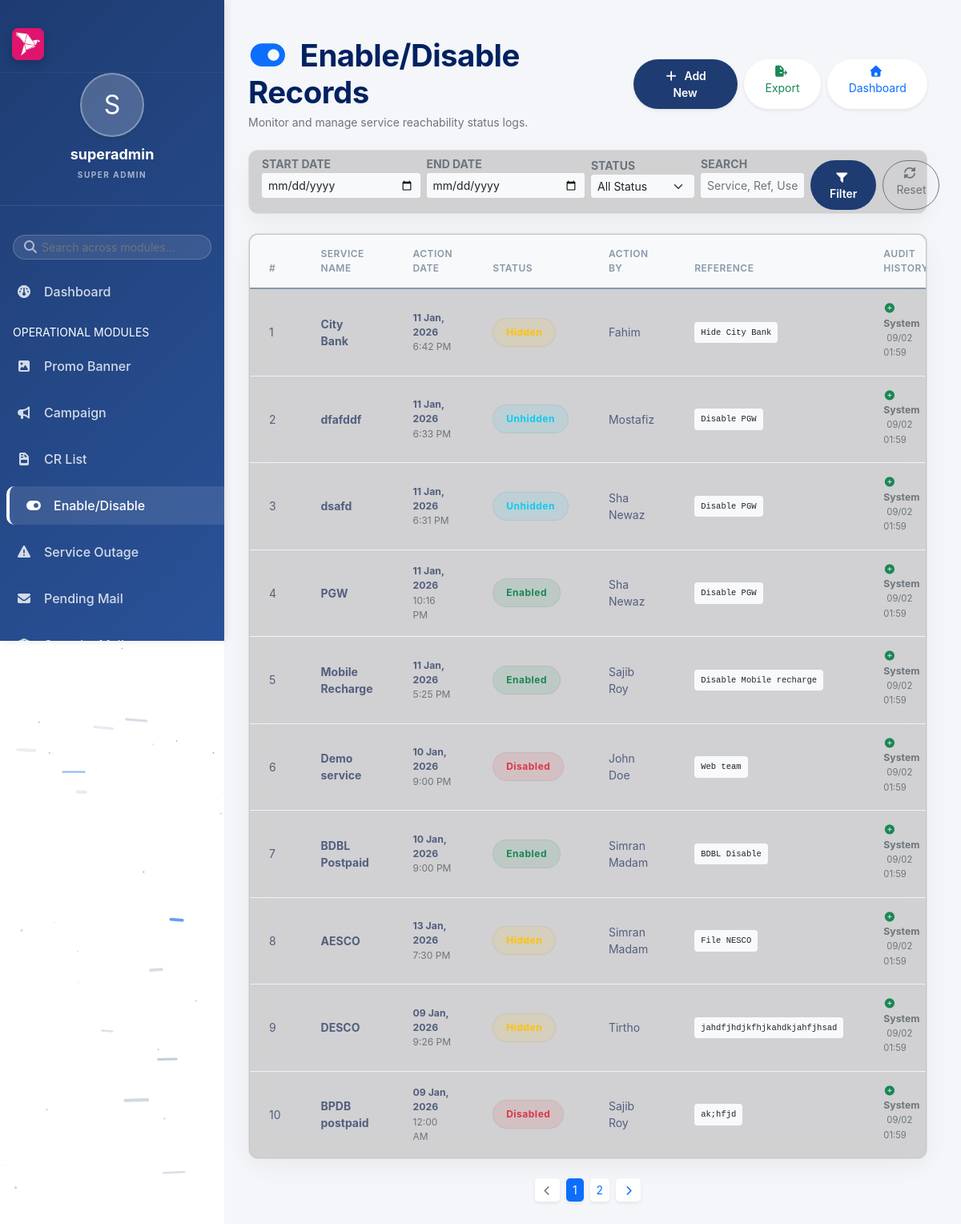
The app's page /main/modules/ed/view.php (signed in) with its own data.
### tables this page shows
CREATE TABLE `enable_disable` (
  `serial_no` int(11) NOT NULL,
  `service_name` varchar(80) NOT NULL,
  `action_date` datetime NOT NULL,
  `action_taken` tinyint(50) NOT NULL,
  `action_taken_by` varchar(50) NOT NULL,
  `reference` varchar(256) NOT NULL,
  `edited_by` varchar(50) DEFAULT NULL,
  `edited_at` timestamp NULL DEFAULT NULL,
  `created_by` varchar(50) DEFAULT NULL,
  `created_at` timestamp NOT NULL DEFAULT current_timestamp()
);

### includes/functions.php (called while the page is built, shortened)
<?php
function e($text) {
    return htmlspecialchars($text, ENT_QUOTES, 'UTF-8');
}
function canEditGlobal() {
    return $_SESSION['role'] !== 'l2';
}

### main/modules/ed/view.php (the view, shortened to what this page needs)
<?php
require_once __DIR__ . '/../../../config/app.php'; include_once INCLUDES_PATH . '/auth_check.php';
$limit = 10;
$page = isset($_GET['page']) && is_numeric($_GET['page']) ? (int)$_GET['page'] : 1;
$offset = ($page - 1) * $limit;
$where = " WHERE 1=1";
$count_sql = "SELECT COUNT(*) as total FROM enable_disable" . $where;
$stmt_count = mysqli_prepare($conn, $count_sql);
mysqli_stmt_execute($stmt_count);
$total_records = mysqli_stmt_get_result($stmt_count)->fetch_assoc()['total'];
$total_pages = ceil($total_records / $limit);
$sql = "SELECT * FROM enable_disable " . $where . " ORDER BY serial_no DESC LIMIT $limit OFFSET $offset";
$stmt = mysqli_prepare($conn, $sql);
mysqli_stmt_execute($stmt);
$result = mysqli_stmt_get_result($stmt);
?>
<!DOCTYPE html>
<html lang="en">
<head>
    <link href="https://cdn.jsdelivr.net/npm/bootstrap@5.0.2/dist/css/bootstrap.min.css" rel="stylesheet">
    <link rel="stylesheet" href="https://cdnjs.cloudflare.com/ajax/libs/font-awesome/7.0.1/css/all.min.css">
    <link rel="stylesheet" href="<?= ASSETS_URL ?>/css/style.css">
</head>
<body>
    <div class="dashboard-container">
        <?php include INCLUDES_PATH . '/sidebar.php'; ?>
        <div class="main-content">
            <div class="container-fluid ps-0 mt-3">
                <div class="d-flex justify-content-between align-items-center mb-4">
                    <div>
                        <h1 class="view-header fw-bold mb-1"><i class="fa-solid fa-toggle-on text-primary me-2"></i> Enable/Disable Records</h1>
                        <p class="text-muted small mb-0">Monitor and manage service reachability status logs.</p>
                    </div>
                    <div class="d-flex gap-2">
                        <?php if (canEditGlobal()): ?>
                        <button class="btn btn-primary btn-sm rounded-pill shadow-sm px-4" data-bs-toggle="modal" data-bs-target="#staticBackdrop_ed">
                            <i class="fa-solid fa-plus me-1"></i> Add New
                        </button>
                        <?php endif; ?>
                        <a href="<?= BASE_URL ?>/modules/export/export.php?module=enable_disable&<?php echo http_build_query($_GET); ?>" class="btn btn-outline-success btn-sm rounded-pill shadow-sm px-3 bg-white border-0 btn-export-view"><i class="fa-solid fa-file-export me-1"></i> Export</a>
                        <a href="<?= BASE_URL ?>/index.php" class="btn btn-outline-primary btn-sm rounded-pill shadow-sm px-3 border-0 bg-white btn-dashboard-view"><i class="fa-solid fa-house me-1"></i> Dashboard</a>
                    </div>
                </div>
                <div class="glass-card mb-4 p-3 py-1">
                    <form method="GET" class="row g-2 align-items-end">
                        <div class="col-md-3">
                            <label class="small text-muted fw-bold">START DATE</label>
                            <input type="date" name="start_date" class="form-control form-control-sm border-0 bg-light" value="<?php echo e($_GET['start_date'] ?? ''); ?>">
                        </div>
                        <div class="col-md-3">
                            <label class="small text-muted fw-bold">END DATE</label>
                            <input type="date" name="end_date" class="form-control form-control-sm border-0 bg-light" value="<?php echo e($_GET['end_date'] ?? ''); ?>">
                        </div>
                        <div class="col-md-2">
                            <label class="small text-muted fw-bold">STATUS</label>
                            <select name="status_filter" class="form-select form-select-sm border-0 bg-light">
                                <option value="">All Status</option>
                            </select>
                        </div>
                        <div class="col-md-2">
                            <label class="small text-muted fw-bold">SEARCH</label>
                            <input type="text" name="search" class="form-control form-control-sm border-0 bg-light" placeholder="Service, Ref, User..." value="<?php echo e($_GET['search'] ?? ''); ?>">
                        </div>
                        <div class="col-md-2 d-flex gap-2">
                            <button type="submit" class="btn btn-primary btn-sm rounded-pill px-4 flex-grow-1"><i class="fa-solid fa-filter me-1"></i> Filter</button>
                            <a href="view_ed.php" class="btn btn-outline-secondary btn-sm rounded-pill px-3"><i class="fa-solid fa-rotate me-1"></i> Reset</a>
                        </div>
                    </form>
                </div>
                <?php if (mysqli_num_rows($result) > 0) { ?>
                <div class="glass-card mb-4">
                    <div class="table-responsive">
                        <table class="table table-hover align-middle mb-0 dashboard-table">
                            <thead class="bg-light bg-opacity-50">
                                <tr>
                                    <th class="ps-4">#</th>
                                    <th>Service Name</th>
                                    <th>Action Date</th>
                                    <th>Status</th>
                                    <th>Action By</th>
                                    <th>Reference</th>
                                    <th>Audit History</th>
                                </tr>
                            </thead>
                            <tbody>
                                <?php
                                $count = $offset + 1;
                                while ($row = mysqli_fetch_assoc($result)) {
                                    $action_val = (string)($row["action_taken"] ?? "");
                                    $action_badge = '<span class="status-badge bg-secondary bg-opacity-10 text-secondary fw-bold p-2 px-3 rounded-pill">' . e($action_val ?: "N/A") . '</span>';
                                    if ($action_val === "0") {
                                        $action_badge = '<span class="status-badge bg-success bg-opacity-10 text-success fw-bold p-2 px-3 rounded-pill">Enabled</span>';
                                    } else if ($action_val === "1") {
                                        $action_badge = '<span class="status-badge bg-danger bg-opacity-10 text-danger fw-bold p-2 px-3 rounded-pill">Disabled</span>';
                                    } else if ($action_val === "2") {
                                        $action_badge = '<span class="status-badge bg-warning bg-opacity-10 text-warning fw-bold p-2 px-3 rounded-pill">Hidden</span>';
                                    } else if ($action_val === "3") {
                                        $action_badge = '<span class="status-badge bg-info bg-opacity-10 text-info fw-bold p-2 px-3 rounded-pill">Unhidden</span>';
                                    }
                                    echo "<tr>
                                            <td class='ps-4'>" . $count++ . "</td>
                                            <td class='fw-bold'>" . e($row["service_name"] ?? "N/A") . "</td>
                                            <td>
                                                <div class='small fw-bold'>" . date('d M, Y', strtotime($row['action_date'])) . "</div>
                                                <div class='text-muted' style='font-size: 0.75rem;'>" . date('g:i A', strtotime($row['action_date'])) . "</div>
                                            </td>
                                            <td>" . $action_badge . "</td>
                                            <td>" . e($row["action_taken_by"] ?? "N/A") . "</td>
                                            <td><span class='badge bg-light text-dark font-monospace fw-normal p-2'>" . e($row["reference"] ?? "None") . "</span></td>
                                            <td>
                                                <div class='audit-stack'>
                                                    <div class='small text-muted mb-1' title='Created'>
                                                        <i class='fa-solid fa-circle-plus text-success me-1 scale-80'></i> <b>" . (!empty($row['created_by']) ? e($row['created_by']) : 'System') . "</b>
                                                        <span class='ms-1 opacity-75' style='font-size: 0.7rem;'>" . (!empty($row['created_at']) ? date('d/m H:i', strtotime($row['created_at'])) : '-') . "</span>
                                                    </div>";
                                    echo "</div></td>";
                                    echo "</tr>";
                                }
                                ?>
                            </tbody>
                        </table>
                    </div>
                </div>
            <?php } ?>
            <?php
            if ($total_pages > 1) {
                $params = $_GET;
                unset($params['page']);
                $query_string = !empty($params) ? '&' . http_build_query($params) : '';
                echo '<nav aria-label="Page navigation" class="mt-4 pb-5">
                        <ul class="pagination pagination-sm justify-content-center">';
                $prev_disabled = ($page <= 1) ? 'disabled' : '';
                $prev_url = ($page <= 1) ? '#' : '?page=' . ($page - 1) . $query_string;
                echo '<li class="page-item ' . $prev_disabled . '">
                        <a class="page-link border-0 shadow-sm mx-1 rounded-3" href="' . $prev_url . '"><i class="fa-solid fa-chevron-left small"></i></a>
                      </li>';
                $start_page = max(1, $page - 2);
                $end_page = min($total_pages, $page + 2);
                for ($i = $start_page; $i <= $end_page; $i++) {
                    $active = ($page == $i) ? 'active' : '';
                    echo '<li class="page-item ' . $active . '">
                            <a class="page-link border-0 shadow-sm mx-1 rounded-3 ' . ($active ? 'bg-primary text-white' : '') . '" href="?page=' . $i . $query_string . '">' . $i . '</a>
                          </li>';
                }
                $next_disabled = ($page >= $total_pages) ? 'disabled' : '';
                $next_url = ($page >= $total_pages) ? '#' : '?page=' . ($page + 1) . $query_string;
                echo '<li class="page-item ' . $next_disabled . '">
                        <a class="page-link border-0 shadow-sm mx-1 rounded-3" href="' . $next_url . '"><i class="fa-solid fa-chevron-right small"></i></a>
                      </li>';
                echo '</ul></nav>';
            }
            ?>
        </div>
    </div>
</body>
</html>

### main/assets/css/style.css (style rules this page uses)
:root { --primary-blue: #1e3c72; --secondary-blue: #2a5298; --accent-pink: #d12053; --bg-light: #f4f6f9; --bg-dark: #121212; --glass-bg: rgba(255, 255, 255, 0.6); --glass-border: rgba(255, 255, 255, 0.3); --glass-bg-dark: rgba(30, 30, 30, 0.7); --glass-border-dark: rgba(255, 255, 255, 0.1); --text-main: #333; --text-muted: #666; --text-light: #fff; --card-shadow: 0 10px 30px rgba(0, 0, 0, 0.05); --card-shadow-hover: 0 15px 35px rgba(0, 0, 0, 0.1); --border-radius: 12px; --transition: all 0.3s cubic-bezier(0.4, 0, 0.2, 1); --bkash-pink: #df146e; --bkash-dark-pink: #d12053; --bkash-light-pink: #f48fb1; --bkash-shadow: 0 10px 25px -5px rgba(223, 20, 110, 0.3); --sidebar-logo-size: 40px; }
.bg-opacity-10 { --bs-bg-opacity: 0.1; }
.status-badge { display: inline-flex; align-items: center; font-size: 0.75rem; letter-spacing: 0.5px; border: 1px solid rgba(0, 0, 0, 0.05); transition: var(--transition); }
.bg-danger.bg-opacity-10 { background-color: rgba(220, 53, 69, 0.1) !important; }
.bg-warning.bg-opacity-10 { background-color: rgba(255, 193, 7, 0.1) !important; }
.bg-success.bg-opacity-10 { background-color: rgba(25, 135, 84, 0.1) !important; }
.bg-info.bg-opacity-10 { background-color: rgba(13, 202, 240, 0.1) !important; }
body { background-color: transparent !important; transition: var(--transition); position: relative; min-height: 100vh; font-family: 'Inter', -apple-system, BlinkMacSystemFont, "Segoe UI", Roboto, Helvetica, Arial, sans-serif; }
.glass-card { background: rgba(186, 183, 183, 0.6); backdrop-filter: blur(15px); -webkit-backdrop-filter: blur(15px); border: 1px solid var(--glass-border); border-radius: var(--border-radius); box-shadow: var(--card-shadow); transition: var(--transition); }
a { text-decoration: none; color: #000; }
form input, form select, form textarea { border: 1px solid #ddd; border-radius: var(--border-radius); margin-bottom: 15px; padding: 12px 15px; transition: var(--transition); background: white; }
.btn-primary { background-color: var(--primary-blue); border: none; padding: 10px 25px; border-radius: 8px; font-weight: 600; }
.dashboard-container { display: flex; min-height: 100vh; width: 100%; }
.main-content { flex: 1; padding: 30px; margin-left: 280px; background-color: #f4f6f9; min-height: 100vh; transition: all 0.4s ease; width: calc(100% - 280px); }
.view-header { color: #002160ff; font-weight: 700; margin-bottom: 0; }
.dashboard-table thead th { background-color: #f8f9fa; border-bottom: 2px solid #edf2f9; color: #8898aa; font-weight: 600; text-transform: uppercase; font-size: 12px; letter-spacing: .5px; padding: 15px 25px; }
.dashboard-table tbody td { padding: 15px 25px; vertical-align: middle; border-bottom: 1px solid #f0f2f5; color: #525f7f; font-size: 14px; }
.dashboard-table tbody tr:last-child td { border-bottom: none; }
html, body { max-width: 100%; overflow-x: hidden; -webkit-font-smoothing: antialiased; -moz-osx-font-smoothing: grayscale; }
h1.view-header { font-size: clamp(1.6rem, 4vw, 2.4rem) !important; letter-spacing: -0.5px; }
.table-responsive { border-radius: 12px; overflow-x: auto; display: block; width: 100%; -webkit-overflow-scrolling: touch; }
.dashboard-table { min-width: 900px !important; }
.table-responsive { border-radius: 12px; border: 1px solid rgba(0, 0, 0, 0.05); }
.btn-export-view, .btn-dashboard-view { transition: all 0.4s cubic-bezier(0.175, 0.885, 0.32, 1.275) !important; }

### records on screen
enable_disable: service_name "City Bank", action_date "11 Jan, 2026", action_date "6:42 PM", action_taken_by "Fahim", reference "Hide City Bank", shows "System", created_at "09/02 01:59"
enable_disable: service_name "dfafddf", action_date "11 Jan, 2026", action_date "6:33 PM", action_taken "Unhidden", action_taken_by "Mostafiz", reference "Disable PGW", shows "System", created_at "09/02 01:59"
enable_disable: service_name "dsafd", action_date "11 Jan, 2026", action_date "6:31 PM", action_taken "Unhidden", action_taken_by "Sha Newaz", reference "Disable PGW", shows "System", created_at "09/02 01:59"
enable_disable: service_name "PGW", action_date "11 Jan, 2026", action_date "10:16 PM", action_taken "Enabled", action_taken_by "Sha Newaz", reference "Disable PGW", shows "System", created_at "09/02 01:59"
enable_disable: service_name "Mobile Recharge", action_date "11 Jan, 2026", action_date "5:25 PM", action_taken "Enabled", action_taken_by "Sajib Roy", reference "Disable Mobile recharge", shows "System", created_at "09/02 01:59"
enable_disable: service_name "Demo service", action_date "10 Jan, 2026", action_date "9:00 PM", action_taken "Disabled", action_taken_by "John Doe", reference "Web team", shows "System", created_at "09/02 01:59"
enable_disable: service_name "BDBL Postpaid", action_date "10 Jan, 2026", action_date "9:00 PM", action_taken "Enabled", action_taken_by "Simran Madam", reference "BDBL Disable", shows "System", created_at "09/02 01:59"
enable_disable: service_name "AESCO", action_date "13 Jan, 2026", action_date "7:30 PM", action_taken_by "Simran Madam", reference "File NESCO", shows "System", created_at "09/02 01:59"
enable_disable: service_name "DESCO", action_date "09 Jan, 2026", action_date "9:26 PM", action_taken_by "Tirtho", reference "jahdfjhdjkfhjkahdkjahfjhsad", shows "System", created_at "09/02 01:59"
enable_disable: service_name "BPDB postpaid", action_date "09 Jan, 2026", action_date "12:00 AM", action_taken "Disabled", action_taken_by "Sajib Roy", reference "ak;hfjd", shows "System", created_at "09/02 01:59"

### other values on screen
substr($user_name, 0, 1) "S"
$user_name "superadmin"
